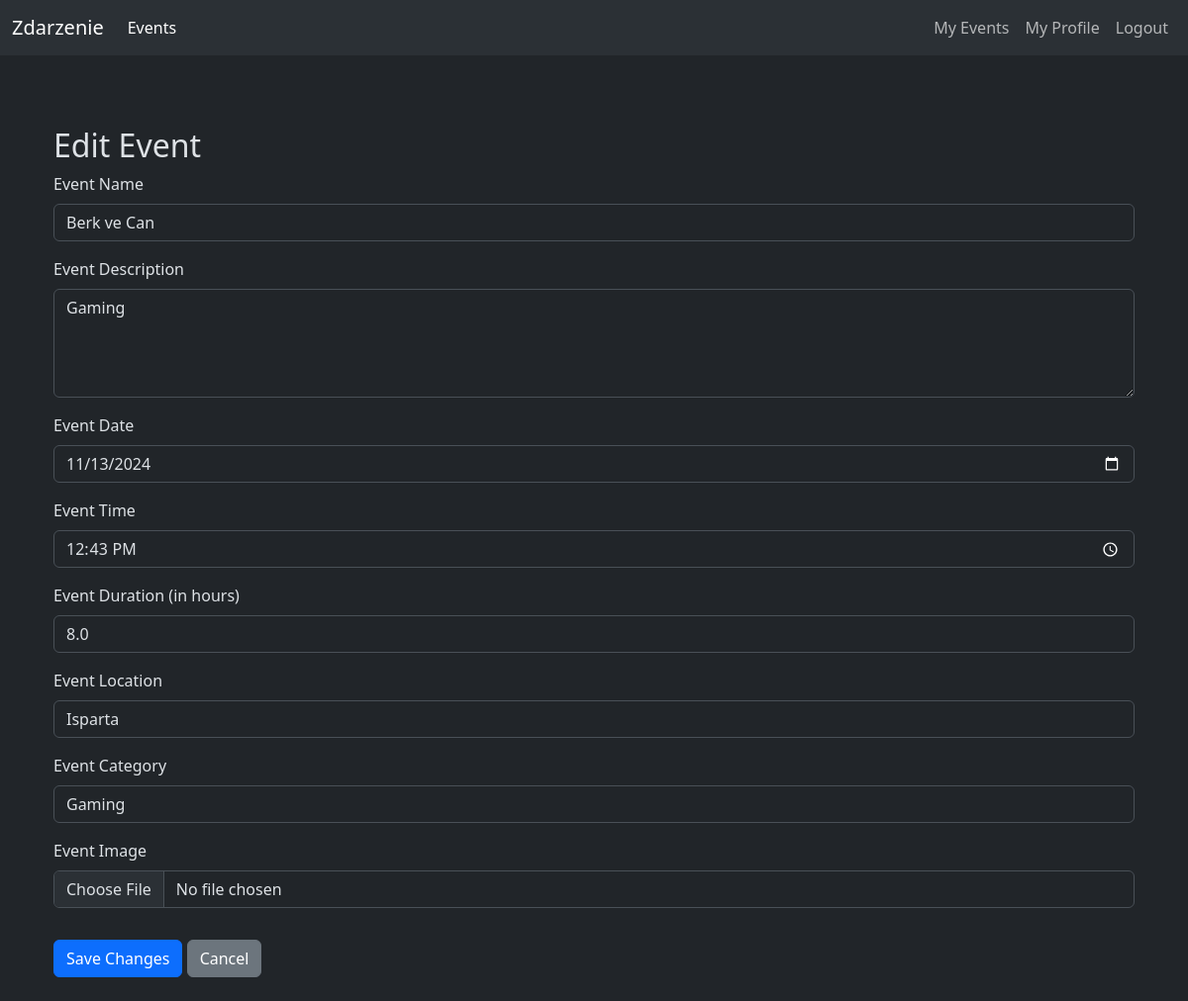
The app's page /administration/edit_event/2 (signed in) with its own data.
### events/models.py (models this page shows, shortened)
class Event(models.Model):
    event_id = models.AutoField(primary_key=True)
    event_name = models.CharField(max_length=60,blank=True, null=True)
    event_description = models.TextField(blank=True, null=True)
    event_date = models.DateTimeField(blank=True, null=True)
    event_time = models.CharField(max_length=10,blank=True, null=True)
    event_duration = models.FloatField(max_length=10,blank=True, null=True)
    event_location = models.ForeignKey(Location,on_delete=models.CASCADE,blank=True,null=True)
    event_category = models.CharField(max_length=60,blank=True, null=True)
    event_image = models.ImageField(upload_to='event_images', blank=True, null=True)
    event_is_approved = models.BooleanField(blank=True,null=True)
    event_owner = models.ForeignKey(User,on_delete=models.CASCADE,blank=True,null=True)
    attendees = models.ManyToManyField(User, related_name='events', blank=True)

class Location(models.Model):
    location_id = models.AutoField(primary_key=True)
    location_name = models.CharField(max_length=60,blank=True, null=True)
    location_latitude = models.FloatField(blank=True,null=True)
    location_longitude = models.FloatField(blank=True,null=True)

### administration/views.py (the view, shortened to what this page needs)
# urls.py: path('edit_event/<int:event_id>',views.edit_event,name = 'edit_event'),
@login_required
def edit_event(request, event_id):
    event = Event.objects.filter(event_id = event_id)[0]
    return render(request, 'administration/edit_event.html', {'event': event})

### templates/administration/edit_event.html (shortened to what this page needs)
{% extends "../utils/layout.html" %}
{% block body %}
<div class="container mt-4">
    <h2>Edit Event</h2>
    <form method="POST" enctype="multipart/form-data">
        <div class="mb-3">
            <label for="event_name" class="form-label">Event Name</label>
            <input type="text" class="form-control" id="event_name" name="event_name" value="{{ event.event_name }}">
        </div>
        <div class="mb-3">
            <label for="event_description" class="form-label">Event Description</label>
            <textarea class="form-control" id="event_description" name="event_description" rows="4">{{ event.event_description }}</textarea>
        </div>
        <div class="mb-3">
            <label for="event_date" class="form-label">Event Date</label>
            <input type="date" class="form-control" id="event_date" name="event_date" value="{{ event.event_date|date:'Y-m-d' }}">
        </div>
        <div class="mb-3">
            <label for="event_time" class="form-label">Event Time</label>
            <input type="time" class="form-control" id="event_time" name="event_time" value="{{ event.event_time }}">
        </div>
        <div class="mb-3">
            <label for="event_duration" class="form-label">Event Duration (in hours)</label>
            <input type="number" class="form-control" id="event_duration" name="event_duration" value="{{ event.event_duration }}">
        </div>
        <div class="mb-3">
            <label for="event_location" class="form-label">Event Location</label>
            <input type="text" class="form-control" id="event_location" name="event_location" value="{{ event.event_location.location_name }}">
        </div>
        <div class="mb-3">
            <label for="event_category" class="form-label">Event Category</label>
            <input type="text" class="form-control" id="event_category" name="event_category" value="{{ event.event_category }}">
        </div>
        <div class="mb-3">
            <label for="event_image" class="form-label">Event Image</label>
            <input type="file" class="form-control" id="event_image" name="event_image">
        </div>
        <button type="submit" class="btn btn-primary mt-3">Save Changes</button>
        {% if request.user.is_superuser %}
        <a href="{% url 'administration:dashboard' %}" class="btn btn-secondary mt-3">Cancel</a>
        {% else %}
        <a href="{% url 'events:my_events' %}" class="btn btn-secondary mt-3">Cancel</a>
        {% endif %}
        <br><br>
    </form>
</div>
{% endblock body %}

### records on screen
Event: event_name "Berk ve Can", event_description "Gaming", event_date "11/13/2024", event_time "12:43", event_duration "8.0", event_location "Isparta", event_category "Gaming"
